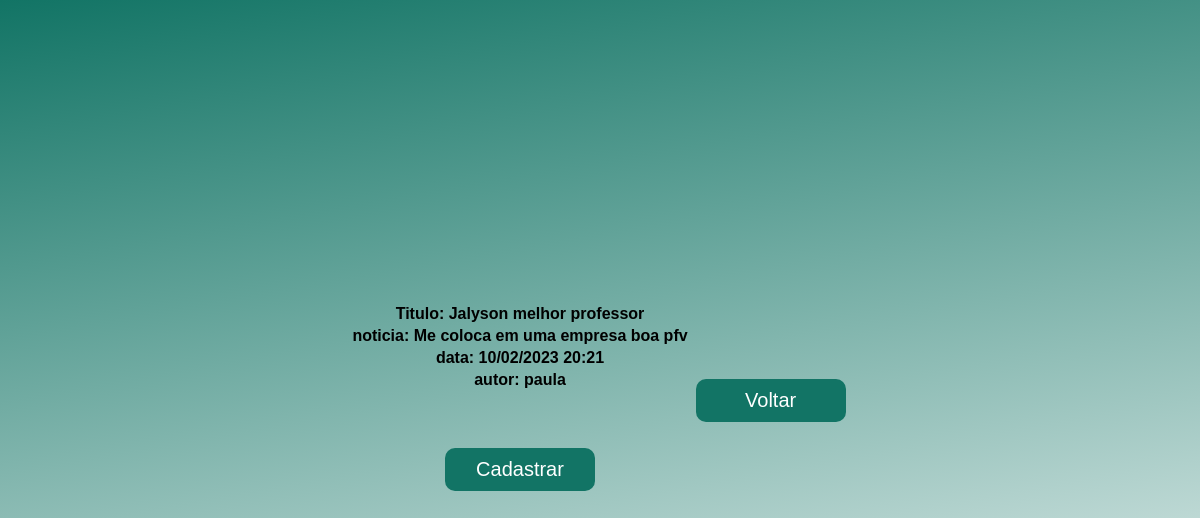
The page /painel/ver_noticia.php (signed in) on the database its author committed.
### tables this page shows
CREATE TABLE `noticia` (
  `id` int(11) NOT NULL,
  `titulo` varchar(222) NOT NULL,
  `noticia` varchar(222) NOT NULL,
  `data` varchar(222) NOT NULL,
  `id_func` int(11) NOT NULL
);

CREATE TABLE `loginf` (
  `id` int(11) NOT NULL,
  `login` varchar(255) DEFAULT NULL,
  `senha` varchar(255) DEFAULT NULL
);

### painel/ver_noticia.php (the view, shortened to what this page needs)
<?php
$login = $_SESSION['login'];
$senha = $_SESSION['senha'];
?>
<table>
<?php
require_once ("back_end/connect.php");
    $sql="SELECT  n.titulo,n.noticia,u.login,n.data
    from noticia as n,loginf as u
    WHERE u.id=n.id_func AND u.login='$login' and u.senha='$senha' order by n.data";
$result = $connect->query($sql);
if($result->num_rows > 0){
    while($linha = $result->fetch_assoc()){
        echo "<tr><th>Titulo: ".$linha['titulo'];
        echo "<br>";
        echo "<tr><th>noticia: ".$linha['noticia'];
        echo "<br>";
        echo "<tr><th>data: ".$linha['data'];
        echo "<br>";
        echo "<tr><th>autor: ".$linha['login'];
        echo "<br><br>";
        echo "<br><br>";
        }
    }else{
      echo "<h1>"."Não foi cadastrada nenhuma notícia<br>Clique aqui para cadastrar sua primeira notícia: "."<br>"."</h1>";
    }
?>
<button type="button" class="button" style="vertical-align:middle"><span><a href="c_noticia.php">Cadastrar</a></span></button><p>
</table>
<button type="button" class="button" style="vertical-align:middle"><span><a href="site.php">Voltar</a></span></button><p>

### painel/ver_noticia.php (style rules this page uses)
button { font-family:Arial, Helvetica, sans-serif; }
a { text-decoration: none; color: black; font-family: Arial, Helvetica, sans-serif; }
.button { display: inline-block; border-radius: 10px; background-color: #127465; border: none; color: #FFFFFF; text-align: center; font-size: 20px; padding: 10px; width: 150px; transition: all 0.5s; cursor: pointer; margin: 5px; }
.button span { cursor: pointer; display: inline-block; position: relative; transition: 0.5s; }
.button span:after { content: '\00bb'; position: absolute; opacity: 0; top: 0; right: -20px; transition: 0.5s; }
a { color: #fff; }

### rows shown on the page
noticia: titulo "Jalyson melhor professor", noticia "Me coloca em uma empresa boa pfv", data "10/02/2023 20:21", id_func.login "paula"
